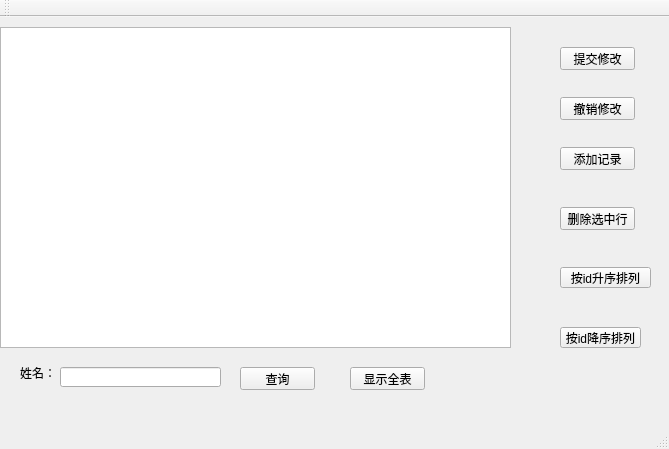
<?xml version="1.0" encoding="UTF-8"?>
<ui version="4.0">
 <class>MainWindow</class>
 <widget class="QMainWindow" name="MainWindow">
  <property name="geometry">
   <rect>
    <x>0</x>
    <y>0</y>
    <width>669</width>
    <height>449</height>
   </rect>
  </property>
  <property name="windowTitle">
   <string>MainWindow</string>
  </property>
  <widget class="QWidget" name="centralWidget">
   <widget class="QTableView" name="tableView">
    <property name="geometry">
     <rect>
      <x>0</x>
      <y>10</y>
      <width>511</width>
      <height>321</height>
     </rect>
    </property>
   </widget>
   <widget class="QLabel" name="label">
    <property name="geometry">
     <rect>
      <x>20</x>
      <y>350</y>
      <width>54</width>
      <height>12</height>
     </rect>
    </property>
    <property name="text">
     <string>姓名：</string>
    </property>
   </widget>
   <widget class="QLineEdit" name="lineEdit">
    <property name="geometry">
     <rect>
      <x>60</x>
      <y>350</y>
      <width>161</width>
      <height>20</height>
     </rect>
    </property>
   </widget>
   <widget class="QPushButton" name="pushButton">
    <property name="geometry">
     <rect>
      <x>240</x>
      <y>350</y>
      <width>75</width>
      <height>23</height>
     </rect>
    </property>
    <property name="text">
     <string>查询</string>
    </property>
   </widget>
   <widget class="QPushButton" name="pushButton_2">
    <property name="geometry">
     <rect>
      <x>350</x>
      <y>350</y>
      <width>75</width>
      <height>23</height>
     </rect>
    </property>
    <property name="text">
     <string>显示全表</string>
    </property>
   </widget>
   <widget class="QPushButton" name="pushButton_3">
    <property name="geometry">
     <rect>
      <x>560</x>
      <y>30</y>
      <width>75</width>
      <height>23</height>
     </rect>
    </property>
    <property name="text">
     <string>提交修改</string>
    </property>
   </widget>
   <widget class="QPushButton" name="pushButton_4">
    <property name="geometry">
     <rect>
      <x>560</x>
      <y>80</y>
      <width>75</width>
      <height>23</height>
     </rect>
    </property>
    <property name="text">
     <string>撤销修改</string>
    </property>
   </widget>
   <widget class="QPushButton" name="pushButton_5">
    <property name="geometry">
     <rect>
      <x>560</x>
      <y>130</y>
      <width>75</width>
      <height>23</height>
     </rect>
    </property>
    <property name="text">
     <string>添加记录</string>
    </property>
   </widget>
   <widget class="QPushButton" name="pushButton_6">
    <property name="geometry">
     <rect>
      <x>560</x>
      <y>190</y>
      <width>75</width>
      <height>23</height>
     </rect>
    </property>
    <property name="text">
     <string>删除选中行</string>
    </property>
   </widget>
   <widget class="QPushButton" name="pushButton_7">
    <property name="geometry">
     <rect>
      <x>560</x>
      <y>250</y>
      <width>91</width>
      <height>21</height>
     </rect>
    </property>
    <property name="text">
     <string>按id升序排列</string>
    </property>
   </widget>
   <widget class="QPushButton" name="pushButton_8">
    <property name="geometry">
     <rect>
      <x>560</x>
      <y>310</y>
      <width>81</width>
      <height>21</height>
     </rect>
    </property>
    <property name="text">
     <string>按id降序排列</string>
    </property>
   </widget>
  </widget>
  <widget class="QMenuBar" name="menuBar">
   <property name="geometry">
    <rect>
     <x>0</x>
     <y>0</y>
     <width>669</width>
     <height>23</height>
    </rect>
   </property>
  </widget>
  <widget class="QToolBar" name="mainToolBar">
   <attribute name="toolBarArea">
    <enum>TopToolBarArea</enum>
   </attribute>
   <attribute name="toolBarBreak">
    <bool>false</bool>
   </attribute>
  </widget>
  <widget class="QStatusBar" name="statusBar"/>
 </widget>
 <layoutdefault spacing="6" margin="11"/>
 <resources/>
 <connections/>
</ui>
